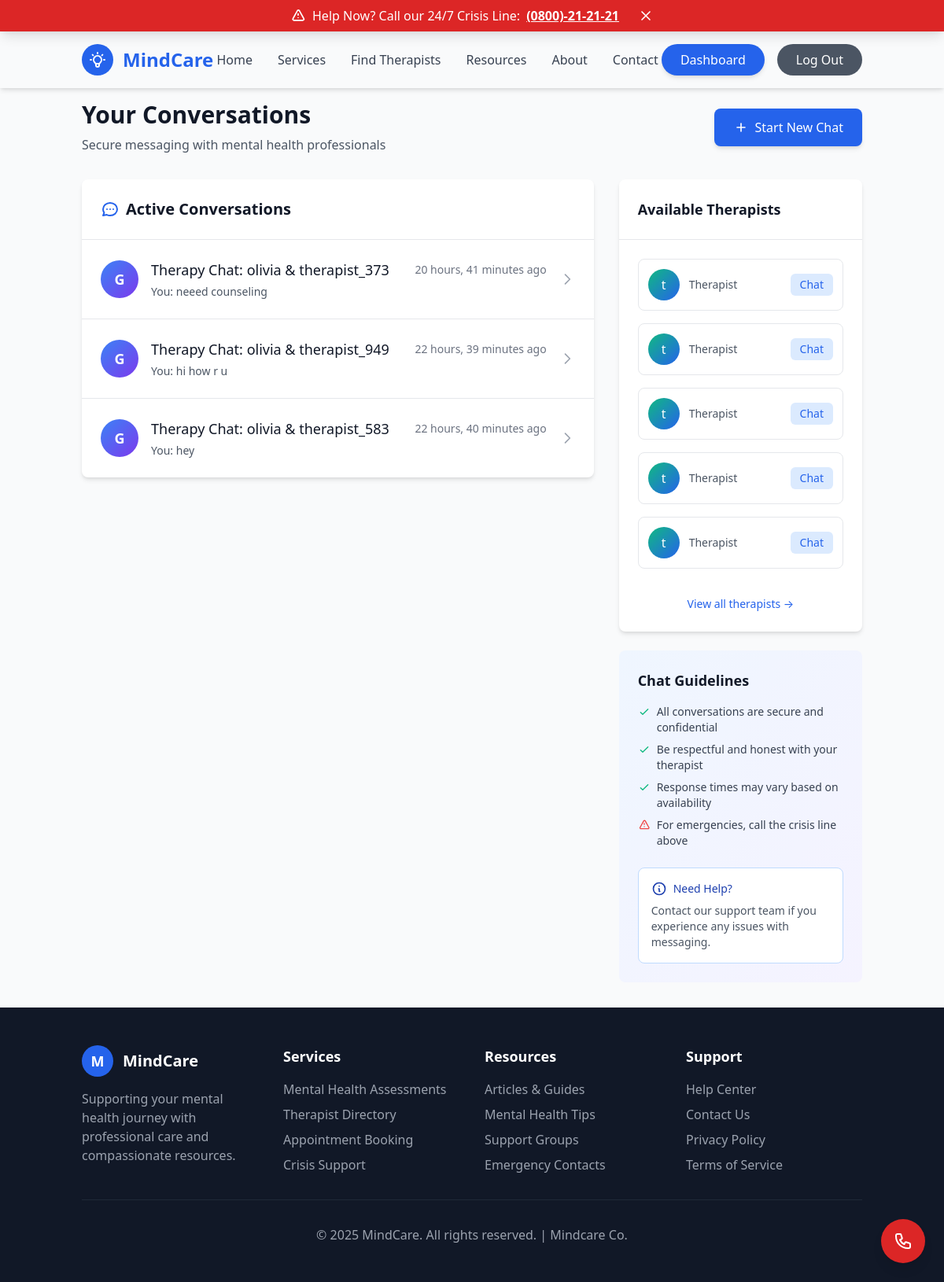
Screenshot of /messaging/ (signed in) with the database file from the repository.
### messaging/models.py (models this page shows, shortened)
class ChatRoom(models.Model):
    ROOM_TYPES = [
        ('therapy', 'Therapy Session'),
        ('community', 'Community Chat'),
        ('group', 'Group Session'),
    ]
    id = models.UUIDField(primary_key=True, default=uuid.uuid4, editable=False)
    name = models.CharField(max_length=200, blank=True)
    room_type = models.CharField(max_length=20, choices=ROOM_TYPES, default='therapy')
    participants = models.ManyToManyField(User, related_name='chat_rooms', blank=True)
    is_active = models.BooleanField(default=True)
    created_at = models.DateTimeField(auto_now_add=True)
    updated_at = models.DateTimeField(auto_now=True)
    appointment = models.ForeignKey(
        'appointments.Appointment',
        on_delete=models.SET_NULL,
        null=True,
        blank=True,
        related_name='chat_room'
    )
    class Meta:
        ordering = ['-updated_at']

class Message(models.Model):
    MESSAGE_TYPES = [
        ('text', 'Text Message'),
        ('image', 'Image'),
        ('file', 'File'),
        ('system', 'System Message'),
    ]
    id = models.UUIDField(primary_key=True, default=uuid.uuid4, editable=False)
    room = models.ForeignKey(ChatRoom, on_delete=models.CASCADE, related_name='messages')
    sender = models.ForeignKey(User, on_delete=models.CASCADE, related_name='sent_messages')
    message_type = models.CharField(max_length=20, choices=MESSAGE_TYPES, default='text')
    content = models.TextField(blank=True)
    attachment = models.FileField(upload_to='chat_attachments/', blank=True, null=True)
    is_read = models.BooleanField(default=False)
    is_deleted = models.BooleanField(default=False)
    is_edited = models.BooleanField(default=False)
    sent_at = models.DateTimeField(auto_now_add=True)
    edited_at = models.DateTimeField(null=True, blank=True)
    reply_to = models.ForeignKey('self', on_delete=models.CASCADE, null=True, blank=True, related_name='replies')
    class Meta:
        ordering = ['sent_at']

### accounts/models.py (models this page shows, shortened)
class User(AbstractUser):
    ROLE_CHOICES = [
        ('admin', 'Admin'),
        ('therapist', 'Therapist'),
        ('client', 'Client'),
    ]
    GENDER_CHOICES = [
        ('male', 'Male'),
        ('female', 'Female'),
    ]
    AGE_CATEGORY_CHOICES = [
        ('13-19', '13 to 19 years'),
        ('20-35', '20 to 35 years'),
        ('35+', 'Above 35 years'),
    ]
    phone_regex = RegexValidator(
        regex=r'^\d{10}$',
        message="Phone number must be exactly 10 digits."
    )
    groups = models.ManyToManyField(
        'auth.Group',
        verbose_name='groups',
        blank=True,
        help_text='The groups this user belongs to.',
        related_name='custom_user_set',
        related_query_name='custom_user',
    )
    user_permissions = models.ManyToManyField(
        'auth.Permission',
        verbose_name='user permissions',
        blank=True,
        help_text='Specific permissions for this user.',
        related_name='custom_user_set',
        related_query_name='custom_user',
    )
    user_id = models.CharField(max_length=10, unique=True, blank=True)
    role = models.CharField(max_length=20, choices=ROLE_CHOICES, default='client')
    phone = models.CharField(validators=[phone_regex], max_length=10, unique=True)
    gender = models.CharField(max_length=10, choices=GENDER_CHOICES)
    location = models.CharField(max_length=100)
    age_category = models.CharField(max_length=10, choices=AGE_CATEGORY_CHOICES, blank=True, null=True)
    profile_image = models.ImageField(upload_to='profile_images/', blank=True, null=True)
    is_verified = models.BooleanField(default=False)
    created_at = models.DateTimeField(auto_now_add=True)
    updated_at = models.DateTimeField(auto_now=True)

### messaging/views.py (the view)
# urls.py: path('', views.chat_dashboard, name='chat_dashboard'),
@login_required
def chat_dashboard(request):
    chat_rooms = ChatRoom.objects.filter(
        participants=request.user,
        is_active=True
    ).annotate(
        unread_count=Count(
            'messages',
            filter=Q(
                ~Q(messages__sender=request.user),
                ~Q(messages__read_statuses__user=request.user),
                messages__is_deleted=False,
            ),
            distinct=True
        ),
        latest_message_time=Max('messages__sent_at')
    ).order_by('-latest_message_time')
    available_therapists = []
    if request.user.role == 'client':
        existing_therapy_rooms = ChatRoom.objects.filter(
            participants=request.user,
            room_type='therapy'
        ).values_list('participants__id', flat=True)
        blocked_users = BlockedUser.objects.filter(
            Q(blocker=request.user) | Q(blocked=request.user)
        ).values_list('blocked_id', 'blocker_id')
        blocked_user_ids = set()
        for blocked, blocker in blocked_users:
            blocked_user_ids.update([blocked, blocker])
        available_therapists = User.objects.filter(
            role='therapist',
            is_active=True
        ).exclude(
            Q(id__in=existing_therapy_rooms) | Q(id__in=blocked_user_ids)
        )[:10]
    context = {
        'chat_rooms': chat_rooms,
        'available_therapists': available_therapists,
        'user_role': request.user.role,
    }
    return render(request, 'messaging/chat_dashboard.html', context)

### templates/messaging/chat_dashboard.html (shortened to what this page needs)
{% extends 'base.html' %}
{% load static %}
{% block content %}
<div class="container mx-auto px-4 py-8">
    <div class="mb-8">
        <div class="flex flex-col md:flex-row md:items-center md:justify-between">
            <div>
                <h1 class="text-3xl font-bold text-gray-900 mb-2">Your Conversations</h1>
                <p class="text-gray-600">Secure messaging with mental health professionals</p>
            </div>
            {% if user.role == 'client' and available_therapists %}
            <div class="mt-4 md:mt-0">
                <button id="startChatBtn" class="bg-blue-600 text-white px-6 py-3 rounded-lg hover:bg-blue-700 transition duration-300 font-medium shadow-md flex items-center">
                    <svg class="w-5 h-5 mr-2" fill="none" stroke="currentColor" viewBox="0 0 24 24">
                        <path stroke-linecap="round" stroke-linejoin="round" stroke-width="2" d="M12 6v6m0 0v6m0-6h6m-6 0H6"></path>
                    </svg>
                    Start New Chat
                </button>
            </div>
            {% endif %}
        </div>
    </div>
    <div class="grid grid-cols-1 lg:grid-cols-3 gap-8">
        <div class="lg:col-span-2">
            <div class="bg-white rounded-lg shadow-md overflow-hidden">
                <div class="p-6 border-b border-gray-200">
                    <h2 class="text-xl font-semibold text-gray-900 flex items-center">
                        Active Conversations
                    </h2>
                </div>
                {% if chat_rooms %}
                    <div class="divide-y divide-gray-200">
                        {% for room in chat_rooms %}
                        {% with other_participant=room.other_participant %}
                        <div class="chat-room-card p-6 hover:bg-gray-50 cursor-pointer" onclick="window.location.href='{% url 'messaging:chat_room' room.id %}'">
                            <div class="flex items-center justify-between">
                                <div class="flex items-center flex-1 min-w-0">
                                    <div class="avatar-wrapper">
                                        <div class="w-12 h-12 bg-gradient-to-br from-blue-500 to-purple-600 rounded-full flex items-center justify-center flex-shrink-0">
                                            <span class="text-white font-semibold text-lg">
                                                {% if other_participant %}
                                                    {{ other_participant.first_name|first|default:other_participant.username|first }}
                                                {% else %}
                                                    G
                                                {% endif %}
                                            </span>
                                        </div>
                                    </div>
                                    <div class="ml-4 flex-1 min-w-0">
                                        <div class="flex items-center justify-between">
                                            <h3 class="text-lg font-medium text-gray-900 truncate">
                                                {% if other_participant %}
                                                    {{ other_participant.first_name }} {{ other_participant.last_name|default:"" }}
                                                    {% if other_participant.role == 'therapist' %}
                                                        <span class="text-sm text-blue-600 font-medium ml-2">Therapist</span>
                                                    {% endif %}
                                                {% else %}
                                                    {{ room.name }}
                                                {% endif %}
                                            </h3>
                                            <div class="flex items-center space-x-2">
                                                {% if room.latest_message_time %}
                                                <span class="text-sm text-gray-500">
                                                    {{ room.latest_message_time|timesince }} ago
                                                </span>
                                                {% endif %}
                                            </div>
                                        </div>
                                        {% with last_message=room.messages.last %}
                                        {% if last_message %}
                                        <p class="text-sm text-gray-600 truncate mt-1">
                                            {% if last_message.sender == request.user %}
                                                <span class="font-medium">You:</span>
                                            {% endif %}
                                            {{ last_message.content }}
                                        </p>
                                        {% else %}
                                        <p class="text-sm text-gray-400 italic mt-1">No messages yet</p>
                                        {% endif %}
                                        {% endwith %}
                                    </div>
                                </div>
                                <div class="ml-4">
                                    <svg class="w-5 h-5 text-gray-400" fill="none" stroke="currentColor" viewBox="0 0 24 24">
                                        <path stroke-linecap="round" stroke-linejoin="round" stroke-width="2" d="M9 5l7 7-7 7"></path>
                                    </svg>
                                </div>
                            </div>
                        </div>
                        {% endwith %}
                        {% endfor %}
                    </div>
                {% endif %}
            </div>
        </div>
        <div class="lg:col-span-1">
            {% if user.role == 'client' and available_therapists %}
            <div class="bg-white rounded-lg shadow-md overflow-hidden mb-6">
                <div class="p-6 border-b border-gray-200">
                    <h3 class="text-lg font-semibold text-gray-900">Available Therapists</h3>
                </div>
                <div class="p-6 space-y-4">
                    {% for therapist in available_therapists|slice:":5" %}
                    <div class="flex items-center justify-between p-3 border border-gray-200 rounded-lg hover:border-blue-300 transition duration-200">
                        <div class="flex items-center">
                            <div class="w-10 h-10 bg-gradient-to-br from-green-500 to-blue-600 rounded-full flex items-center justify-center">
                                <span class="text-white font-medium">{{ therapist.first_name|first|default:therapist.username|first }}</span>
                            </div>
                            <div class="ml-3">
                                <p class="text-sm text-gray-600">Therapist</p>
                            </div>
                        </div>
                        <a href="{% url 'messaging:start_chat' therapist.id %}"
                           class="bg-blue-100 text-blue-600 px-3 py-1 rounded-md text-sm hover:bg-blue-200 transition duration-200">
                            Chat
                        </a>
                    </div>
                    {% endfor %}
                    {% if available_therapists.count > 5 %}
                    <div class="text-center pt-4">
                        <a href="{% url 'therapists:therapist_directory' %}" class="text-blue-600 text-sm hover:text-blue-800 transition">
                            View all therapists →
                        </a>
                    </div>
                    {% endif %}
                </div>
            </div>
            {% endif %}
            <div class="bg-gradient-to-br from-blue-50 to-purple-50 rounded-lg p-6">
                <h3 class="text-lg font-semibold text-gray-900 mb-4">Chat Guidelines</h3>
                <ul class="space-y-2 text-sm text-gray-700">
                    <li class="flex items-start">
                        <svg class="w-4 h-4 text-green-500 mt-0.5 mr-2 flex-shrink-0" fill="none" stroke="currentColor" viewBox="0 0 24 24">
                            <path stroke-linecap="round" stroke-linejoin="round" stroke-width="2" d="M5 13l4 4L19 7"></path>
                        </svg>
                        All conversations are secure and confidential
                    </li>
                    <li class="flex items-start">
                        <svg class="w-4 h-4 text-green-500 mt-0.5 mr-2 flex-shrink-0" fill="none" stroke="currentColor" viewBox="0 0 24 24">
                            <path stroke-linecap="round" stroke-linejoin="round" stroke-width="2" d="M5 13l4 4L19 7"></path>
                        </svg>
                        Be respectful and honest with your therapist
                    </li>
                    <li class="flex items-start">
                        <svg class="w-4 h-4 text-green-500 mt-0.5 mr-2 flex-shrink-0" fill="none" stroke="currentColor" viewBox="0 0 24 24">
                            <path stroke-linecap="round" stroke-linejoin="round" stroke-width="2" d="M5 13l4 4L19 7"></path>
                        </svg>
                        Response times may vary based on availability
                    </li>
                    <li class="flex items-start">
                        For emergencies, call the crisis line above
                    </li>
                </ul>
                <div class="mt-6 p-4 bg-white rounded-lg border border-blue-200">
                    <div class="flex items-center text-blue-800">
                        <svg class="w-5 h-5 mr-2" fill="none" stroke="currentColor" viewBox="0 0 24 24">
                            <path stroke-linecap="round" stroke-linejoin="round" stroke-width="2" d="M13 16h-1v-4h-1m1-4h.01M21 12a9 9 0 11-18 0 9 9 0 0118 0z"></path>
                        </svg>
                        <span class="font-medium text-sm">Need Help?</span>
                    </div>
                    <p class="text-sm text-gray-600 mt-2">Contact our support team if you experience any issues with messaging.</p>
                </div>
            </div>
        </div>
    </div>
</div>
{% endblock %}

### templates/messaging/chat_dashboard.html (style rules this page uses)
.chat-room-card { transition: all 0.2s ease; }
.avatar-wrapper { position: relative; display: inline-block; }

### rows the page displays
ChatRoom: name "Therapy Chat: olivia & therapist_373", latest_message_time "20 hours, 41 minutes", messages.last.content "neeed counseling"
ChatRoom: name "Therapy Chat: olivia & therapist_949", latest_message_time "22 hours, 39 minutes", messages.last.content "hi how r u"
ChatRoom: name "Therapy Chat: olivia & therapist_583", latest_message_time "22 hours, 40 minutes", messages.last.content "hey"
User: first_name|first "t"
User: first_name|first "t"
User: first_name|first "t"
User: first_name|first "t"
User: first_name|first "t"
